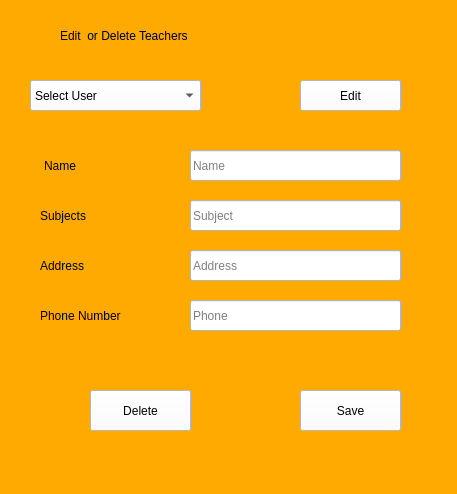
<?xml version="1.0" encoding="UTF-8"?>
<ui version="4.0">
 <class>Form</class>
 <widget class="QWidget" name="Form">
  <property name="geometry">
   <rect>
    <x>0</x>
    <y>0</y>
    <width>457</width>
    <height>494</height>
   </rect>
  </property>
  <property name="windowTitle">
   <string>Form</string>
  </property>
  <property name="styleSheet">
   <string notr="true">font: 10pt &quot;MS Shell Dlg 2&quot;;
background-color: rgb(255, 170, 0);
</string>
  </property>
  <widget class="QComboBox" name="comboBox">
   <property name="geometry">
    <rect>
     <x>30</x>
     <y>80</y>
     <width>171</width>
     <height>31</height>
    </rect>
   </property>
   <property name="styleSheet">
    <string notr="true">background-color: rgb(255, 255, 255);</string>
   </property>
   <item>
    <property name="text">
     <string>Select User</string>
    </property>
   </item>
  </widget>
  <widget class="QPushButton" name="pushButton">
   <property name="geometry">
    <rect>
     <x>300</x>
     <y>80</y>
     <width>101</width>
     <height>31</height>
    </rect>
   </property>
   <property name="styleSheet">
    <string notr="true">background-color: rgb(255, 255, 255);</string>
   </property>
   <property name="text">
    <string>Edit</string>
   </property>
  </widget>
  <widget class="QPushButton" name="pushButton_2">
   <property name="geometry">
    <rect>
     <x>90</x>
     <y>390</y>
     <width>101</width>
     <height>41</height>
    </rect>
   </property>
   <property name="styleSheet">
    <string notr="true">background-color: rgb(255, 255, 255);</string>
   </property>
   <property name="text">
    <string>Delete</string>
   </property>
  </widget>
  <widget class="QLineEdit" name="lineEdit_4">
   <property name="geometry">
    <rect>
     <x>190</x>
     <y>250</y>
     <width>211</width>
     <height>31</height>
    </rect>
   </property>
   <property name="styleSheet">
    <string notr="true">background-color: rgb(255, 255, 255);</string>
   </property>
   <property name="placeholderText">
    <string>Address</string>
   </property>
  </widget>
  <widget class="QLabel" name="label_2">
   <property name="geometry">
    <rect>
     <x>44</x>
     <y>150</y>
     <width>111</width>
     <height>31</height>
    </rect>
   </property>
   <property name="styleSheet">
    <string notr="true">font: 10pt &quot;Segoe UI&quot;;</string>
   </property>
   <property name="text">
    <string>Name</string>
   </property>
  </widget>
  <widget class="QLineEdit" name="lineEdit_2">
   <property name="geometry">
    <rect>
     <x>190</x>
     <y>200</y>
     <width>211</width>
     <height>31</height>
    </rect>
   </property>
   <property name="styleSheet">
    <string notr="true">background-color: rgb(255, 255, 255);</string>
   </property>
   <property name="placeholderText">
    <string>Subject</string>
   </property>
  </widget>
  <widget class="QLabel" name="label_5">
   <property name="geometry">
    <rect>
     <x>40</x>
     <y>250</y>
     <width>111</width>
     <height>31</height>
    </rect>
   </property>
   <property name="styleSheet">
    <string notr="true">font: 10pt &quot;Segoe UI&quot;;</string>
   </property>
   <property name="text">
    <string>Address</string>
   </property>
  </widget>
  <widget class="QLineEdit" name="lineEdit">
   <property name="geometry">
    <rect>
     <x>190</x>
     <y>150</y>
     <width>211</width>
     <height>31</height>
    </rect>
   </property>
   <property name="styleSheet">
    <string notr="true">background-color: rgb(255, 255, 255);</string>
   </property>
   <property name="placeholderText">
    <string>Name</string>
   </property>
  </widget>
  <widget class="QLineEdit" name="lineEdit_3">
   <property name="geometry">
    <rect>
     <x>190</x>
     <y>300</y>
     <width>211</width>
     <height>31</height>
    </rect>
   </property>
   <property name="styleSheet">
    <string notr="true">background-color: rgb(255, 255, 255);</string>
   </property>
   <property name="placeholderText">
    <string>Phone</string>
   </property>
  </widget>
  <widget class="QLabel" name="label_3">
   <property name="geometry">
    <rect>
     <x>40</x>
     <y>200</y>
     <width>111</width>
     <height>31</height>
    </rect>
   </property>
   <property name="styleSheet">
    <string notr="true">font: 10pt &quot;Segoe UI&quot;;</string>
   </property>
   <property name="text">
    <string>Subjects</string>
   </property>
  </widget>
  <widget class="QLabel" name="label_4">
   <property name="geometry">
    <rect>
     <x>40</x>
     <y>300</y>
     <width>121</width>
     <height>31</height>
    </rect>
   </property>
   <property name="styleSheet">
    <string notr="true">font: 10pt &quot;Segoe UI&quot;;</string>
   </property>
   <property name="text">
    <string>Phone Number</string>
   </property>
  </widget>
  <widget class="QPushButton" name="pushButton_3">
   <property name="geometry">
    <rect>
     <x>300</x>
     <y>390</y>
     <width>101</width>
     <height>41</height>
    </rect>
   </property>
   <property name="styleSheet">
    <string notr="true">background-color: rgb(255, 255, 255);</string>
   </property>
   <property name="text">
    <string>Save</string>
   </property>
  </widget>
  <widget class="QLabel" name="label">
   <property name="geometry">
    <rect>
     <x>60</x>
     <y>20</y>
     <width>321</width>
     <height>31</height>
    </rect>
   </property>
   <property name="styleSheet">
    <string notr="true">font: 75 15pt &quot;Verdana&quot;;</string>
   </property>
   <property name="text">
    <string>Edit  or Delete Teachers</string>
   </property>
  </widget>
 </widget>
 <resources/>
 <connections/>
</ui>
